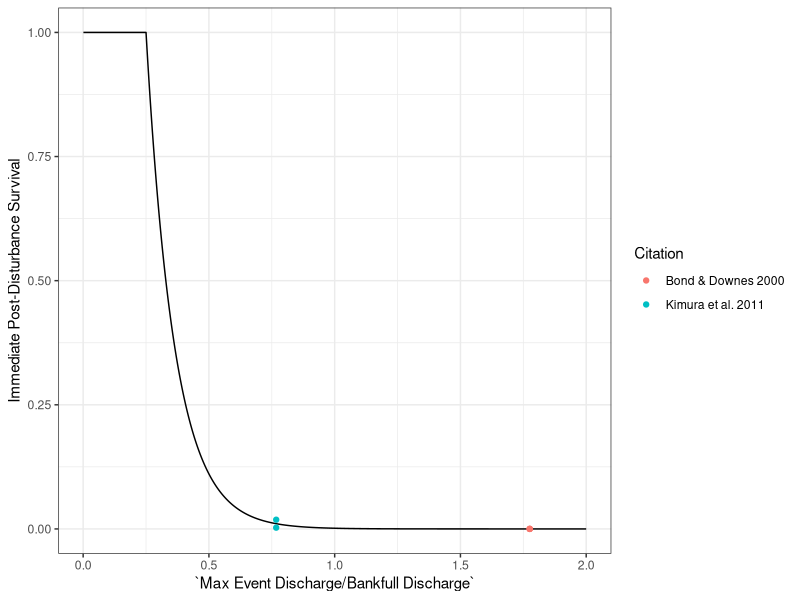

Write R code to recreate this figure.
#####################################
## Code to fit curve to Hydropsyche spp mortality rates to data
####################################
library(readxl)
library(minpack.lm)
library(tidyverse)
HYOSVitalRates <- read_excel("VitalRates.xlsx", sheet = "Hydropsyche Mortality Rates")
HYOSVitalRates <- as.data.frame(HYOSVitalRates)

flow.surv.fit <- function(magnitude, mortality, Qmin){
  x <- magnitude # rename x and y
  y <- 1 - mortality # convert to survival
  df <- as.data.frame(cbind(x,y))
  df <- rbind(df, c(Qmin, 1))  # make sure we specify that we have 100% survival at Qmin (0.25)
  nls.fit <- nlsLM(formula = (y ~ k* exp(-h*x)), data = df, start = c(k = 1, h = 1)) # fit to negative exponential function
  return(nls.fit)
}

flow.surv.rate <- function(h, k, max, min, interval, Qmin) {
  Q <- seq(min, max, by = interval)
  surv <- k*(exp(-h*Q))
  surv.df <- as.data.frame(cbind(Q, surv))
  surv.df$surv[which(surv.df$Q <= Qmin)] <- 1
  return(surv.df)
}

surv.fit.HYOS <- flow.surv.fit(HYOSVitalRates$`Max Event Discharge/Bankfull Discharge`, HYOSVitalRates$Mortality, 0.25)
surv.df.HYOS <- flow.surv.rate(surv.fit.HYOS$m$getPars()[2] , surv.fit.HYOS$m$getPars()[1], 2, 0.001, 0.001, 0.25)

ggplot(surv.df.HYOS, aes(x = Q, y = surv))+
  geom_line()+
  geom_point(data = HYOSVitalRates, aes(x = `Max Event Discharge/Bankfull Discharge` , y = 1-(Mortality), color = Citation))+
  #coord_cartesian(ylim = c(0,1)) +
  ylab('Immediate Post-Disturbance Survival') +
  theme_bw()+
  xlab('`Max Event Discharge/Bankfull Discharge`')

  
